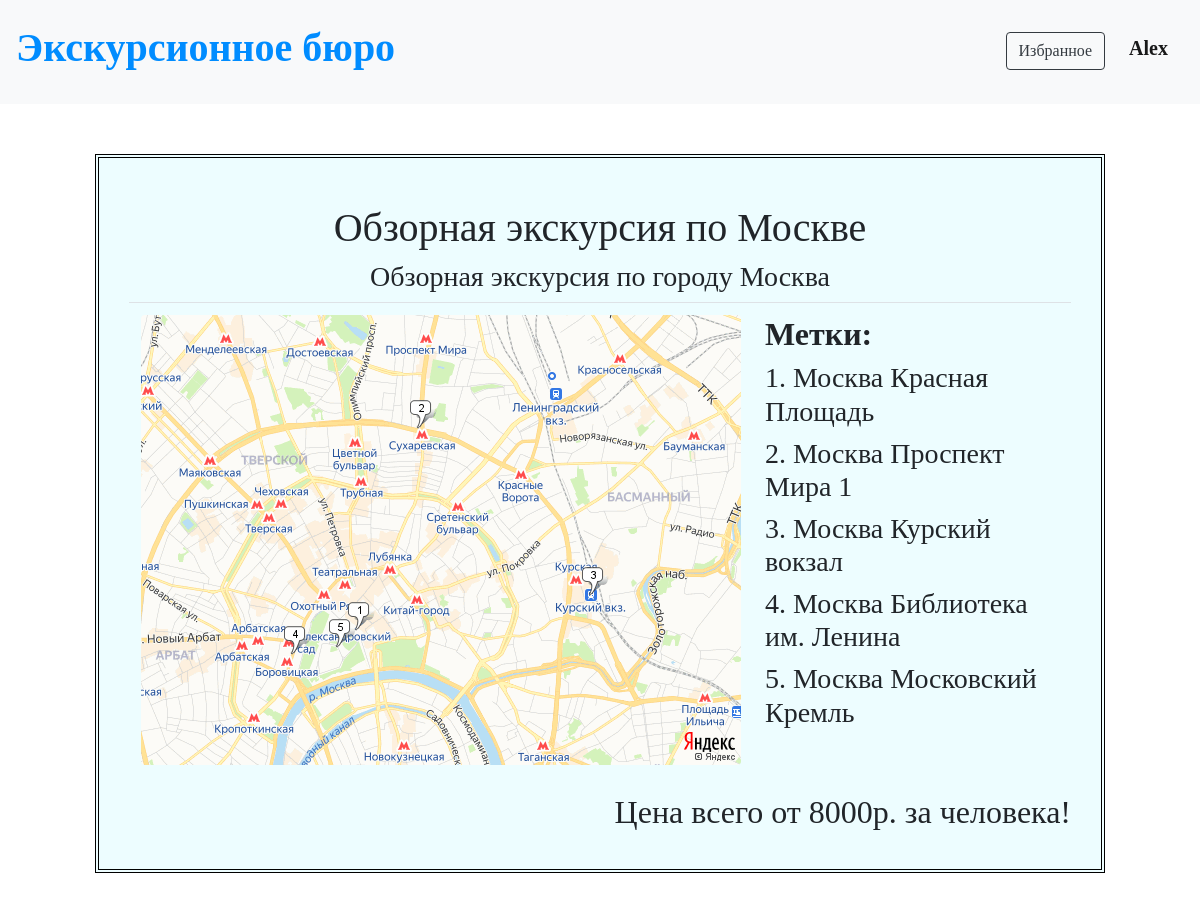
/tours/2 (signed in), run on the app's committed database.
### data/users.py (models this page shows, shortened)
class User(SqlAlchemyBase, UserMixin, SerializerMixin):
    __tablename__ = 'users'
    id = sqlalchemy.Column(sqlalchemy.Integer, primary_key=True, autoincrement=True)
    name = sqlalchemy.Column(sqlalchemy.String)
    surname = sqlalchemy.Column(sqlalchemy.String)
    age = sqlalchemy.Column(sqlalchemy.Integer)
    email = sqlalchemy.Column(sqlalchemy.String, index=True, unique=True)
    hashed_password = sqlalchemy.Column(sqlalchemy.String)
    created_date = sqlalchemy.Column(sqlalchemy.DateTime, default=datetime.datetime.now)
    favourite = sqlalchemy.Column(sqlalchemy.String)

### data/tours.py (models this page shows)
class Tour(SqlAlchemyBase, UserMixin, SerializerMixin):
    __tablename__ = 'tours'
    id = sqlalchemy.Column(sqlalchemy.Integer, primary_key=True, autoincrement=True)
    name = sqlalchemy.Column(sqlalchemy.String)
    about = sqlalchemy.Column(sqlalchemy.String)
    places = sqlalchemy.Column(sqlalchemy.String)
    cost = sqlalchemy.Column(sqlalchemy.Integer)
    date = sqlalchemy.Column(sqlalchemy.Date)
    user = sqlalchemy.Column(sqlalchemy.Integer)

### main.py (the view)
@app.route('/tours/<int:tour_id>')
@login_required
def tours(tour_id):
    db_sess = db_session.create_session()
    tour = db_sess.query(Tour).get(tour_id)
    if tour:
        lst = tour.places.split('&')
        filename = 'static/img/foto' + str(tour_id) + '.png'
        return render_template("tour.html", title="Экскурсия #" + str(tour.id), tour=tour, file=filename, lst=lst)
    return """<h1 class="text-center">Ошибка!</h1>"""

### data/db_session.py (called while the page is built)
def create_session() -> Session:
    global __factory
    return __factory()

### main.py (called while the page is built)
@login_manager.user_loader
def load_user(user_id):
    db_sess = db_session.create_session()
    return db_sess.query(User).get(user_id)

### templates/tour.html (shortened to what this page needs)
{% extends "base.html" %}
{% block content %}
<div>
    <p class="h1 text-center">{{tour.name}}</p>
    <p class="h3 text-center">{{tour.about}}</p>
    <table class="table">
        <tr>
            <td>
                <img src="/{{file}}" class="rounded mx-auto d-block" alt="Фото не загрузилось">
            </td>
            <td>
                <p class="h2 text-left" style="font-weight: 600;">Метки:</p>
                {% for item in lst %}
                <p class="h3 text-left">{{loop.index}}. {{item}}</p>
                {% endfor %}
            </td>
        </tr>
    </table>
    <p class="h2 text-right">Цена всего от {{tour.cost}}р. за человека!</p>
</div>
{% endblock %}

### templates/base.html (shortened to what this page needs)
<!DOCTYPE html>
<html lang="en">
<head>
    <link rel="stylesheet"
          href="https://stackpath.bootstrapcdn.com/bootstrap/4.4.1/css/bootstrap.min.css"
>
    <link rel="stylesheet" type="text/css" href="/static/css/style.css"/>
</head>
<body>
<nav class="navbar navbar-light bg-light">
    {% if current_user.is_authenticated %}
    <p class="h1"><a href="/tours">Экскурсионное бюро</a></p>
    {% else %}
    <p class="h1">Экскурсионное бюро</p>
    {% endif %}
    {% if current_user.is_authenticated %}
    <p>
        <a class="btn btn-outline-dark" style="margin-top: 10px; margin-bottom: 10px;"
           href="/favourite/{{current_user.id}}">Избранное</a>
        <a class="navbar-brand" style="margin-top: 20px;" href="/logout">{{ current_user.name }}</a>
    </p>
    {% else %}
    <p>
        <a class="btn btn-outline-dark" href="/register">Зарегистрироваться</a>
        <a class="btn btn-outline-dark" href="/login">Войти</a>
    </p>
    {% endif %}
</nav>
<main role="main" class="container">
    {% block content %}{% endblock %}
</main>
</body>
</html>

### static/css/style.css (style rules this page uses)
div { background-color: #edfdff; padding: 30px; margin: 50px; border: 4px double black; }
a { color: #008cff; font-weight: 600; }
p { font-family: cursive; }
.btn { margin: 20px; font-family: cursive; }

### data on the page
User: name "Alex"
Tour: name "Обзорная экскурсия по Москве", about "Обзорная экскурсия по городу Москва", cost "8000"

### other printed values
{{ item }} "Москва Красная Площадь" "Москва Проспект Мира 1" "Москва Курский вокзал" "Москва Библиотека им. Ленина" "Москва Московский Кремль"
